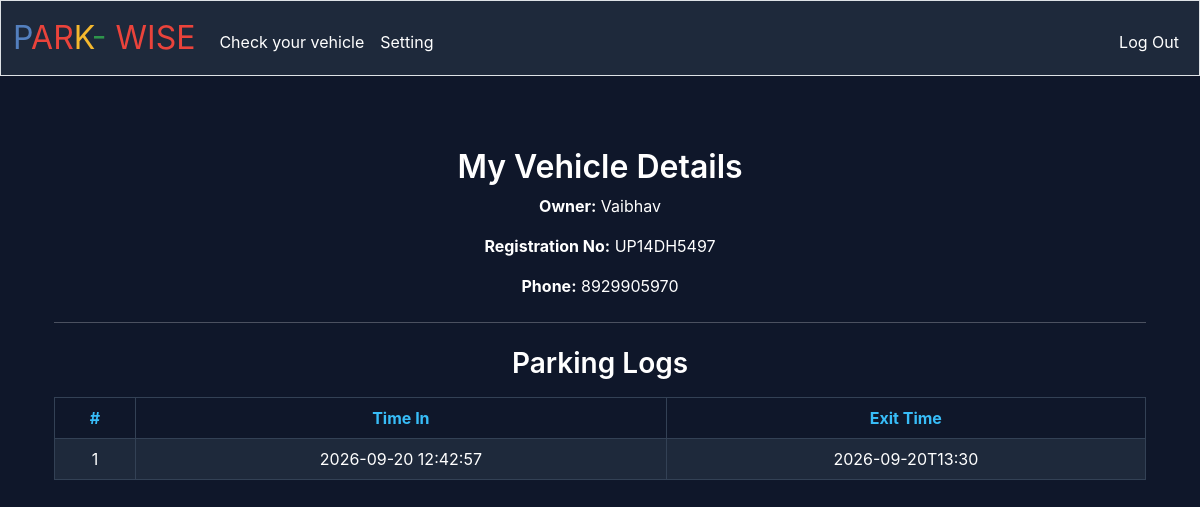
Page /cyv (signed in) on the committed database.
### tables this page shows
CREATE TABLE "visitor_ids" (
    id INTEGER PRIMARY KEY AUTOINCREMENT,
    username TEXT NOT NULL,
    hash TEXT NOT NULL,
    regno TEXT NOT NULL UNIQUE,
    phone TEXT NOT NULL UNIQUE
);

CREATE TABLE visitor_log (
    id INTEGER PRIMARY KEY AUTOINCREMENT,
    regisitration_no TEXT NOT NULL,
    timein TIMESTAMP DEFAULT CURRENT_TIMESTAMP,
    etime TEXT,
    visitor_id INTEGER,
    FOREIGN KEY (visitor_id) REFERENCES visitor_ids(id)
);

### app.py (the view)
@app.route("/cyv", methods=["GET"])
@login_required
def myvehicle():
    ir = session["user_id"]
    user = db.execute(
        "SELECT username, regno, phone FROM visitor_ids WHERE id = ?", ir)
    if not user:
        return apology("Visitor account not found", 404)
    visitor_info = user[0]
    logs = db.execute(
        "SELECT * FROM visitor_log WHERE visitor_id = ? ORDER BY timein DESC", ir
    )
    return render_template("checkmyvehicle.html", info=visitor_info, logs=logs)

### app.py (called while the page is built)
@app.before_request
def auto_uppercase_regno():
    if request.method == "POST" and "regno" in request.form:
        request.form = request.form.copy()
        request.form["regno"] = request.form["regno"].strip().upper()

@app.after_request
def after_request(response):
    response.headers["Cache-Control"] = "no-cache, no-store, must-revalidate"
    response.headers["Expires"] = 0
    response.headers["Pragma"] = "no-cache"
    return response

### helper.py (called while the page is built)
def login_required(f):
    @wraps(f)
    def decorated_function(*args, **kwargs):
        if session.get("user_id") is None:
            return redirect("/login")
        return f(*args, **kwargs)
    return decorated_function

### templates/checkmyvehicle.html (shortened to what this page needs)
{% extends "layout_visitor.html" %}
{% block main %}
    <div class="container py-4 text-center">
        <h2>My Vehicle Details</h2>
        <p><strong>Owner:</strong> {{ info.username }}</p>
        <p><strong>Registration No:</strong> <span class="text-uppercase">{{ info.regno }}</span></p>
        <p><strong>Phone:</strong> {{ info.phone }}</p>
        <hr class="my-4">
        <h3>Parking Logs</h3>
        {% if logs %}
            <table class="table table-bordered mt-3">
                <thead>
                    <tr>
                        <th>#</th>
                        <th>Time In</th>
                        <th>Exit Time</th>
                    </tr>
                </thead>
                <tbody>
                    {% for log in logs %}
                        <tr>
                            <td>{{ loop.index }}</td>
                            <td>{{ log.timein }}</td>
                            <td>{{ log.etime }}</td>
                        </tr>
                    {% endfor %}
                </tbody>
            </table>
        {% else %}
            <p class="text-muted">No parking records found.</p>
        {% endif %}
    </div>
{% endblock %}

### static/styles.css (style rules this page uses)
body { font-family: -apple-system, BlinkMacSystemFont, "Segoe UI", Roboto, Helvetica, Arial, sans-serif; background-color: #0f172a; color: #ffffff !important; min-height: 100vh; display: flex; flex-direction: column; }
h1, h2, h3, h4, h5, h6 { color: #ffffff !important; font-weight: 600; }
.table { color: #ffffff !important; background-color: #1e293b !important; border-color: #334155 !important; }
.table th, .table td { color: #ffffff !important; background-color: #1e293b !important; border-color: #334155 !important; }
.table thead th, .table-dark th { background-color: #0f172a !important; color: #38bdf8 !important; }

### rows in the picture
visitor_ids: username "Vaibhav", regno "UP14DH5497", phone "8929905970"
visitor_log: timein "2026-09-20 12:42:57", etime "2026-09-20T13:30"
